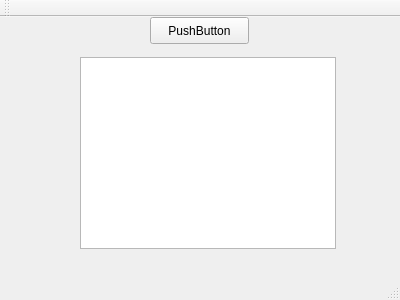
<?xml version="1.0" encoding="UTF-8"?>
<ui version="4.0">
 <class>MainWindow</class>
 <widget class="QMainWindow" name="MainWindow">
  <property name="geometry">
   <rect>
    <x>0</x>
    <y>0</y>
    <width>400</width>
    <height>300</height>
   </rect>
  </property>
  <property name="windowTitle">
   <string>MainWindow</string>
  </property>
  <widget class="QWidget" name="centralWidget">
   <widget class="QPushButton" name="pushButton">
    <property name="geometry">
     <rect>
      <x>150</x>
      <y>0</y>
      <width>99</width>
      <height>27</height>
     </rect>
    </property>
    <property name="text">
     <string>PushButton</string>
    </property>
   </widget>
   <widget class="QTextEdit" name="textEdit">
    <property name="geometry">
     <rect>
      <x>80</x>
      <y>40</y>
      <width>256</width>
      <height>192</height>
     </rect>
    </property>
   </widget>
  </widget>
  <widget class="QMenuBar" name="menuBar">
   <property name="geometry">
    <rect>
     <x>0</x>
     <y>0</y>
     <width>400</width>
     <height>25</height>
    </rect>
   </property>
  </widget>
  <widget class="QToolBar" name="mainToolBar">
   <attribute name="toolBarArea">
    <enum>TopToolBarArea</enum>
   </attribute>
   <attribute name="toolBarBreak">
    <bool>false</bool>
   </attribute>
  </widget>
  <widget class="QStatusBar" name="statusBar"/>
 </widget>
 <layoutdefault spacing="6" margin="11"/>
 <resources/>
 <connections>
  <connection>
   <sender>pushButton</sender>
   <signal>clicked()</signal>
   <receiver>textEdit</receiver>
   <slot>clear()</slot>
   <hints>
    <hint type="sourcelabel">
     <x>227</x>
     <y>45</y>
    </hint>
    <hint type="destinationlabel">
     <x>293</x>
     <y>180</y>
    </hint>
   </hints>
  </connection>
 </connections>
</ui>
